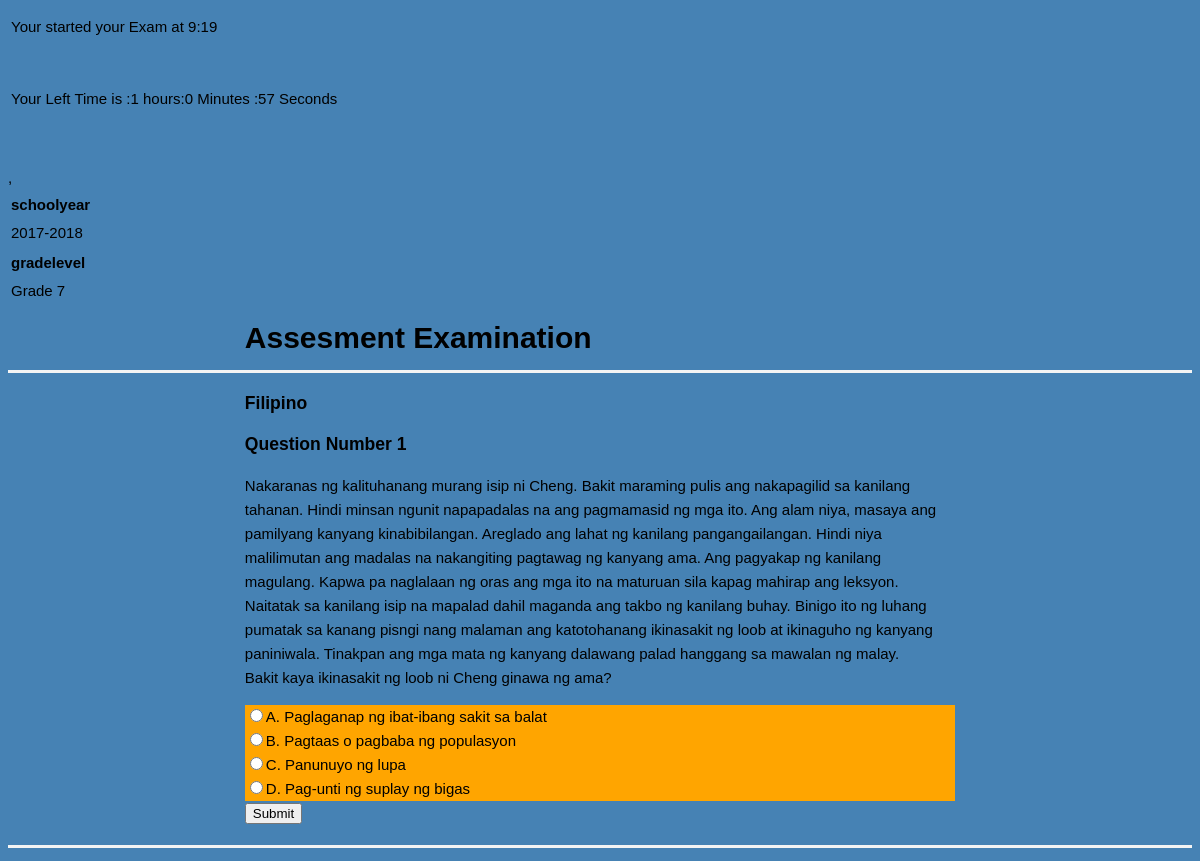
The page /question.php?n=1 on the database its author committed.
### tables this page shows
CREATE TABLE `settings` (
  `subofans` varchar(50) NOT NULL,
  `timer` varchar(50) NOT NULL,
  `typeofexam` varchar(50) NOT NULL,
  `examperiod` varchar(50) NOT NULL,
  `schoolyear` varchar(50) NOT NULL
);

CREATE TABLE `users` (
  `id` int(11) NOT NULL,
  `lastname` varchar(50) NOT NULL,
  `firstname` varchar(50) NOT NULL,
  `prevschool` varchar(50) NOT NULL,
  `gradelevel` varchar(50) NOT NULL,
  `Address` varchar(50) NOT NULL,
  `Contact` int(12) NOT NULL,
  `uid` varchar(20) NOT NULL,
  `trn_date` datetime NOT NULL
);

CREATE TABLE `questions` (
  `question_number` int(11) NOT NULL,
  `text` text NOT NULL,
  `subject` varchar(50) NOT NULL,
  `question_essay` varchar(1000) NOT NULL,
  `instruction` varchar(50) NOT NULL
);

CREATE TABLE `choices` (
  `id` int(11) NOT NULL,
  `question_number` int(11) NOT NULL,
  `is_correct` tinyint(1) NOT NULL DEFAULT '0',
  `text` text NOT NULL
);

### question.php (the view, shortened to what this page needs)
<?php include 'database.php' ?>
<?php
	 $number =  $_GET['n'];
	$random = mt_rand(1, 18);
$query = "SELECT * FROM `questions` WHERE `question_number` = '$random'";
	$result = $mysqli->query($query) or die($mysqli->error._LINE_);
	$question = $result->fetch_assoc();
	$query = "SELECT * FROM `choices`
				WHERE question_number = $number";
	$choices = $mysqli->query($query) or die($mysqli->error._LINE_);
?>
<!DOCTYPE html>
<html>
	<head>
		<link rel="stylesheet" href="style.css" type="text/css"/>
		 <?php include("timer.php"); ?>
<?php
$link = mysqli_connect("localhost", "root", "", "zion");
$sql = "SELECT * FROM settings";
if($result = mysqli_query($link, $sql)){
    if(mysqli_num_rows($result) > 0){
        echo "<table>";
            echo "<tr>";
                echo "<th>schoolyear</th>";
            echo "</tr>";
        while($row = mysqli_fetch_array($result)){
              echo "<tr>";
              echo "<td>" . $row['schoolyear']
                       . "</td>" ;
   echo "</tr>";
        }
        echo "</table>";
    } else{
        echo "No records matching your query were found.";
    }
} else{
    echo "ERROR: Could not able to execute $sql. " . mysqli_error($link);
}
?>
<?php
$link = mysqli_connect("localhost", "root", "", "zion");
$sql = "SELECT * FROM users l ORDER BY  gradelevel DESC
LIMIT     1; ";
if($result = mysqli_query($link, $sql)){
    if(mysqli_num_rows($result) > 0){
        echo "<table>";
            echo "<tr>";
                echo "<th>gradelevel</th>";
            echo "</tr>";
        while($row = mysqli_fetch_array($result)){
              echo "<tr>";
              echo "<td>" . $row['gradelevel']
                       . "</td>" ;
   echo "</tr>";
        }
        echo "</table>";
    } else{
        echo "No records matching your query were found.";
    }
} else{
    echo "ERROR: Could not able to execute $sql. " . mysqli_error($link);
}
?>
	</head>
	<body>
			<header>
				<div class="container">
					<h1>Assesment Examination</h1>
				</div>
			</header>
			<main>
				<div class="container">
                    <h3><?php echo $question['subject']; ?></h3>
                    <h3><?php echo " Question Number ".$_GET['n'] ?></h3>
						<?php echo $question['question_essay']; ?>
						<div>
						<?php echo $question['text']; ?>
					<form method="post" action="process.php">
						<ul class="choices">
							<?php while($row = $choices->fetch_assoc()): ?>
							<input name="choice" type="radio" value="<?php echo $row['id']; ?>" required/><?php echo $row['text']; ?><br>
							<?php endwhile; ?>
						</ul>
						<input type="submit" value="Submit" />
					</form>
				</div>
			</main>
			<footer>
			</footer>
	</body>
</html>

### timer.php (shortened to what this page needs)
<html xmlns="http://www.w3.org/1999/xhtml">
<head runat="server">
</head>
<body onload="f1()" >
    <form id="form1" runat="server">
    <div>
      <table width="100%" align="center">
        <tr>
          <td colspan="2">
          </td>
        </tr>
        <tr>
          <td>
            <div id="starttime"></div><br />
            <div id="endtime"></div><br />
            <div id="showtime"></div>
          </td>
        </tr>
        <tr>
          <td>
              <br />
          </td>
        </tr>
      </table>
      <br />
    </div>
    </form>
</body>
</html>

### style.css (style rules this page uses)
ul { list-style-type: none; margin: 0; padding: 0; overflow: hidden; background-color: steelblue; }
body { background-color: steelblue; }
body { font-family: arial; font-size: 15px; line-height:1.6em; }
.container { width: 60%; margin: 0 auto; overflow: auto; }
header { border-bottom: 3px #f4f4f4 solid; }
footer { border-top: 3px #f4f4f4 solid; text-align:center; padding-top: 5px; }
main { padding-bottom: 20px; }
ul { list-style-type: none; margin: 0; padding: 0; overflow: hidden; background-color: orange; }

### rows shown on the page
settings: schoolyear "2017-2018"
users: gradelevel "Grade 7"
questions: subject "Filipino", question_essay "Nakaranas ng kalituhanang murang isip ni Cheng. Bakit maraming pulis ang nakapagilid sa kanilang tahanan. Hindi minsan ngunit napapadalas na ang pagmamasid ng mga ito. Ang alam niya, masaya ang pamilyang kanyang kinabibilangan. Areglado ang lahat ng kanilang pangangailangan. Hindi niya malilimutan ang madalas na nakangiting pagtawag ng kanyang ama. Ang pagyakap ng kanilang magulang. Kapwa pa naglalaan ng oras ang mga ito na maturuan sila kapag mahirap ang leksyon. Naitatak sa kanilang isip na mapalad dahil maganda ang takbo ng kanilang buhay. Binigo ito ng luhang pumatak sa kanang pisngi nang malaman ang katotohanang ikinasakit ng loob at ikinaguho ng kanyang paniniwala. Tinakpan ang mga…", text "Bakit kaya ikinasakit ng loob ni Cheng ginawa ng ama?"
choices: text "A. Paglaganap ng ibat-ibang sakit sa balat"
choices: text "B. Pagtaas o pagbaba ng populasyon"
choices: text "C. Panunuyo ng lupa"
choices: text "D. Pag-unti ng suplay ng bigas"

### other values the page prints
$_GET['n'] "1"
